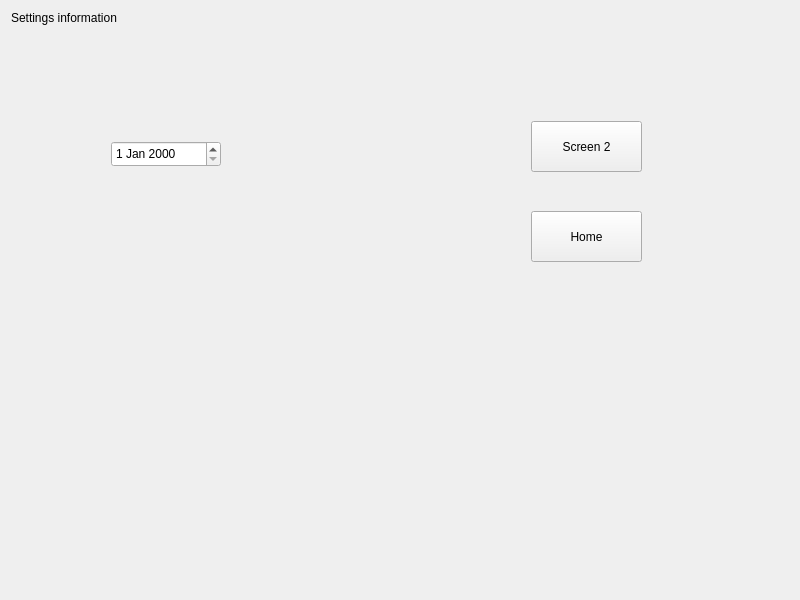
<?xml version="1.0" encoding="UTF-8"?>
<ui version="4.0">
 <class>SettingsInfo</class>
 <widget class="QWidget" name="SettingsInfo">
  <property name="geometry">
   <rect>
    <x>0</x>
    <y>0</y>
    <width>800</width>
    <height>600</height>
   </rect>
  </property>
  <property name="windowTitle">
   <string>Form</string>
  </property>
  <layout class="QVBoxLayout" name="verticalLayout">
   <item>
    <widget class="QLabel" name="label">
     <property name="text">
      <string>Settings information</string>
     </property>
    </widget>
   </item>
   <item>
    <widget class="QStackedWidget" name="stackedWidget">
     <widget class="QWidget" name="page">
      <widget class="QDateEdit" name="dateEdit">
       <property name="geometry">
        <rect>
         <x>100</x>
         <y>110</y>
         <width>110</width>
         <height>26</height>
        </rect>
       </property>
      </widget>
      <widget class="QPushButton" name="pushButton">
       <property name="geometry">
        <rect>
         <x>520</x>
         <y>90</y>
         <width>111</width>
         <height>51</height>
        </rect>
       </property>
       <property name="text">
        <string>Screen 2</string>
       </property>
      </widget>
      <widget class="QPushButton" name="pushButton_2">
       <property name="geometry">
        <rect>
         <x>520</x>
         <y>180</y>
         <width>111</width>
         <height>51</height>
        </rect>
       </property>
       <property name="text">
        <string>Home</string>
       </property>
      </widget>
     </widget>
     <widget class="QWidget" name="page_2">
      <widget class="QPushButton" name="pushButton_3">
       <property name="geometry">
        <rect>
         <x>420</x>
         <y>140</y>
         <width>111</width>
         <height>51</height>
        </rect>
       </property>
       <property name="text">
        <string>Screen 1</string>
       </property>
      </widget>
      <widget class="QDialogButtonBox" name="buttonBox">
       <property name="geometry">
        <rect>
         <x>100</x>
         <y>270</y>
         <width>166</width>
         <height>25</height>
        </rect>
       </property>
       <property name="standardButtons">
        <set>QDialogButtonBox::Cancel|QDialogButtonBox::Ok</set>
       </property>
      </widget>
     </widget>
    </widget>
   </item>
  </layout>
 </widget>
 <resources/>
 <connections/>
</ui>
